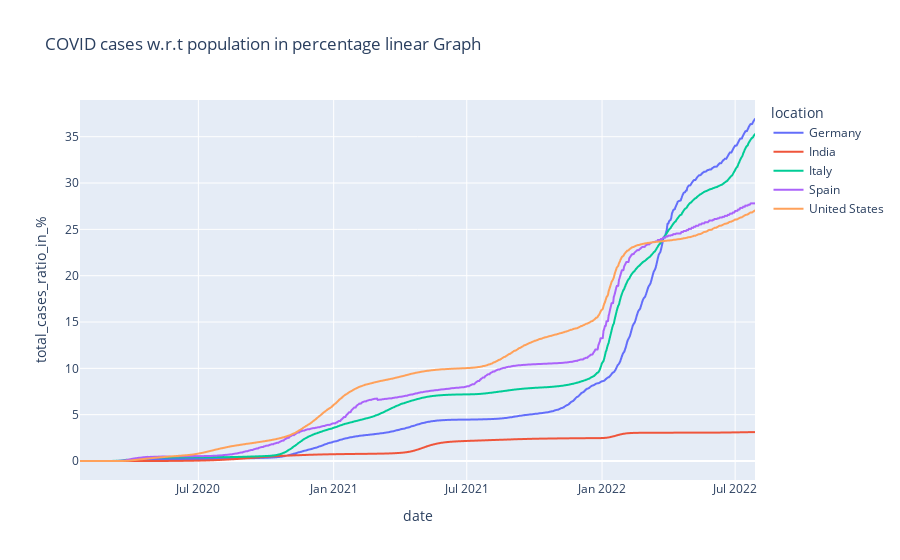

Here is the notebook cell this chart was saved with:
### Markdown cell above
### Linear Graph : The relative cases overtime of Covid infectors (absolut Covid cases/population size) in percentage

### Code cell
fig = px.line(df_my_list, x="date", y='total_cases_ratio_in_%', color ='location', title='COVID cases w.r.t population in percentage linear Graph')
fig.show()

### Figure 1 — Plotly figure (JSON) as saved in the notebook; plotly's stock layout.template omitted (floating-point values rounded to 4 significant figures; data arrays with more than 128 entries replaced by an {"elided": "..."} marker saying what was removed)
{"data": [{"hovertemplate": "location=Germany<br>date=%{x}<br>total_cases_ratio_in_%=%{y}<extra></extra>", "legendgroup": "Germany", "line": {"color": "#636efa", "dash": "solid"}, "marker": {"symbol": "circle"}, "mode": "lines", "name": "Germany", "showlegend": true, "type": "scattergl", "x": {"elided": "914 str values"}, "xaxis": "x", "y": {"elided": "914 float values"}, "yaxis": "y"}, {"hovertemplate": "location=India<br>date=%{x}<br>total_cases_ratio_in_%=%{y}<extra></extra>", "legendgroup": "India", "line": {"color": "#EF553B", "dash": "solid"}, "marker": {"symbol": "circle"}, "mode": "lines", "name": "India", "showlegend": true, "type": "scattergl", "x": {"elided": "911 str values"}, "xaxis": "x", "y": {"elided": "911 float values"}, "yaxis": "y"}, {"hovertemplate": "location=Italy<br>date=%{x}<br>total_cases_ratio_in_%=%{y}<extra></extra>", "legendgroup": "Italy", "line": {"color": "#00cc96", "dash": "solid"}, "marker": {"symbol": "circle"}, "mode": "lines", "name": "Italy", "showlegend": true, "type": "scattergl", "x": {"elided": "910 str values"}, "xaxis": "x", "y": {"elided": "910 float values"}, "yaxis": "y"}, {"hovertemplate": "location=Spain<br>date=%{x}<br>total_cases_ratio_in_%=%{y}<extra></extra>", "legendgroup": "Spain", "line": {"color": "#ab63fa", "dash": "solid"}, "marker": {"symbol": "circle"}, "mode": "lines", "name": "Spain", "showlegend": true, "type": "scattergl", "x": {"elided": "909 str values"}, "xaxis": "x", "y": {"elided": "909 float values"}, "yaxis": "y"}, {"hovertemplate": "location=United States<br>date=%{x}<br>total_cases_ratio_in_%=%{y}<extra></extra>", "legendgroup": "United States", "line": {"color": "#FFA15A", "dash": "solid"}, "marker": {"symbol": "circle"}, "mode": "lines", "name": "United States", "showlegend": true, "type": "scattergl", "x": {"elided": "919 str values"}, "xaxis": "x", "y": {"elided": "919 float values"}, "yaxis": "y"}], "layout": {"legend": {"title": {"text": "location"}, "tracegroupgap": 0}, "title": {"text": "COVID cases w.r.t population in percentage linear Graph"}, "xaxis": {"anchor": "y", "domain": [0, 1], "title": {"text": "date"}}, "yaxis": {"anchor": "x", "domain": [0, 1], "title": {"text": "total_cases_ratio_in_%"}}}}
